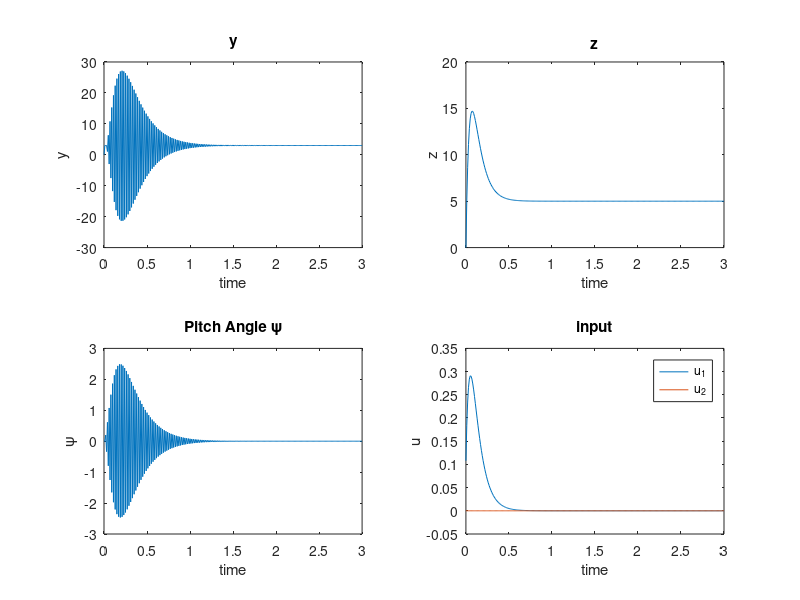

Write the MATLAB code that produced this figure.
%% Initialization
% State [x x_dot phi phi_dot]
clear
clc
tic
% The method is tested in an inverted pendulum
% Initialize the system
M = 0.03;
Ixx = 1.43*10^(-5);
g = 9.8;
% Set initial condition
ts = 0.01;
t = 0:ts:3;
x(:,1) = [-3;-5;0;0;0;0];
x_hat(:,1) = [0;0;0;0;0;0];
N = length(t);
u_a = [0.03 0.01 -0.01 0.05 0.01 -0.05 0 0.01 -0.01;0 0.00001 -0.00001 0.000005 0.00001 -0.000005 0 0.00001 -0.00001];

% Calculate the controller
pole = [0.9;0.8;-0.9;-0.8;0.95;-0.95];
A1 = [zeros(3),eye(3);[0 0 -g;0 0 0;0 0 0],zeros(3)];
B1 = [zeros(2);zeros(2);1/M,0;0 1/Ixx];
K_p = place(A1,B1,pole);

for k = 1:N
    
    % Design corresponding controller
    u(:,k) = -K_p*x(:,k);    
    % Propagate the system

    M_quadrotor = 0.0351;
    I_xx = 1.1643*10^(-5);
    A1 = [zeros(3),eye(3);[0 0 -g;0 0 0;0 0 0],zeros(3)];
    B1 = [zeros(2);zeros(2);1/M,0;0 1/Ixx];
    x(:,k+1) = A1*x(:,k)+B1*u(:,k);
    x_hat(:,k+1) = x(:,k+1)+[3;5;0;0;0;0];
end
toc
umax = max(abs(u(1,:)))
usum = sum(abs(u(1,:)))
figure
subplot(2,2,1)
plot(t,x_hat(1,1:end-1))
xlabel('time')
ylabel('y')
title('y')
subplot(2,2,2)
plot(t,x_hat(2,1:end-1))
xlabel('time')
ylabel('z')
title('z')
subplot(2,2,3)
plot(t,x_hat(3,1:end-1))
xlabel('time')
ylabel('\psi')
title('Pitch Angle \psi')
subplot(2,2,4)
plot(t,u(1,:),t,u(2,:))
xlabel('time')
ylabel('u')
legend('u_1','u_2')
title('input')
